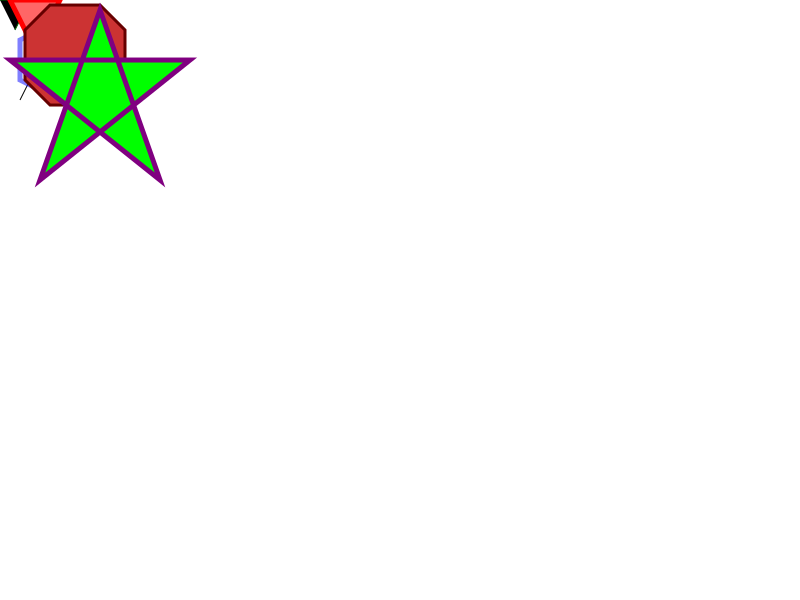

Source code (Python):
import os
import sys

# module = os.path.dirname(os.path.dirname(os.path.abspath(__file__)))
sys.path.insert(0, ".")
# sys.path.insert(1, module)
src = os.path.join(os.path.dirname(os.path.dirname(os.getcwd())), 'src')
sys.path.insert(1, src)
# print(src)
# print(module)

try:
    from netkiller.svg.ScalableVectorGraphics import Svg
    from netkiller.svg.elements import Polyline, Polygon

except ImportError as err:
    print("Error: %s" % (err))
    exit()


def main():
    svg = Svg(800, 600)
    # svg.link("style.css")
    svg.title("Test")
    svg.desc("https://www.netkiller.cn")
    svg.append(Polyline("20,100 40,60 70,80 100,20", fill="none", stroke="black"))
    svg.append(Polyline((60, 30), (30, 15), style="stroke:#006600; fill:#00cc00"))
    svg.append(Polyline("0,0  30,0  15,30", style="stroke:#006600;"))
    svg.append(Polygon("10,0  60,0  35,50", style="stroke: #ff0000;stroke-width: 5;fill: #ff6666;"))
    svg.append(Polygon("60,20 100,40 100,80 60,100 20,80 20,40",
                       style="stroke: #0000ff;stroke-width: 5;stroke-opacity: 0.5;fill: none;"))

    svg.append(Polygon("50,5   100,5  125,30  125,80 100,105 50,105  25,80  25, 30",
                       style="stroke:#660000; fill:#cc3333; stroke-width: 3;"))
    svg.append(Polygon("100,10 40,180 190,60 10,60 160,180",
                       style="fill:lime;stroke:purple;stroke-width:5;fill-rule:nonzero;"))

    svg.save('polyline.svg')


if __name__ == "__main__":
    main()
